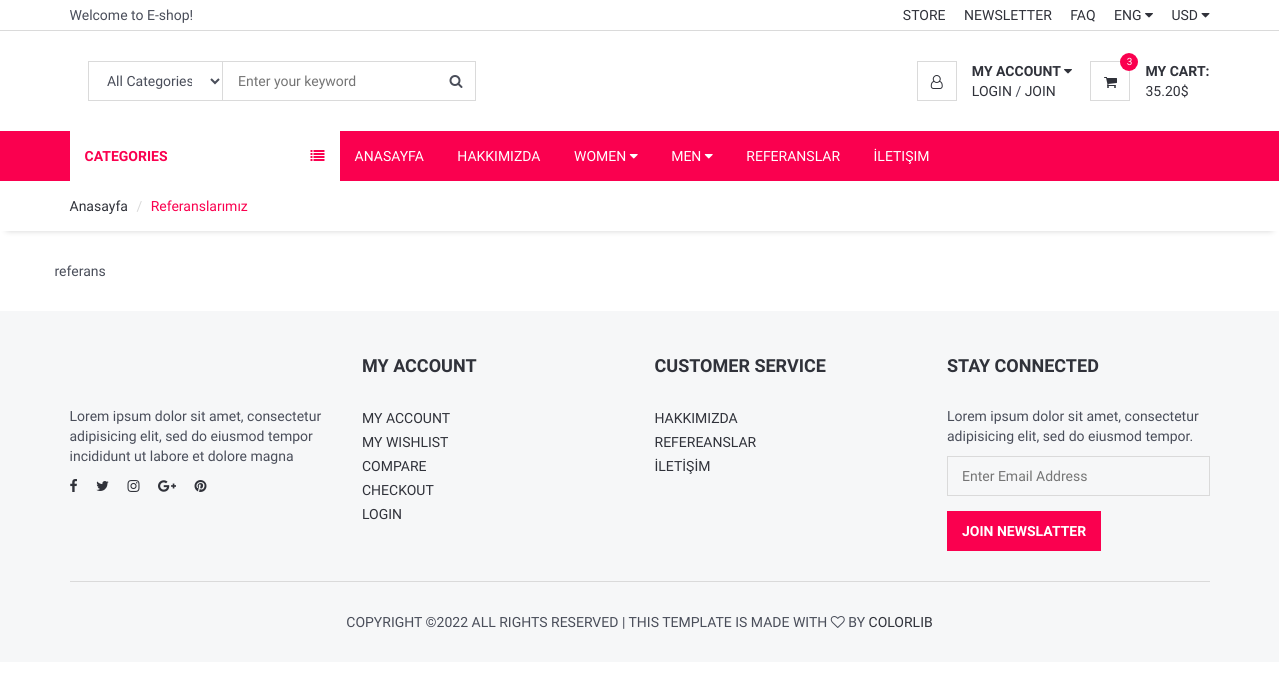
The page /referanslar/ on the database as committed earlier.
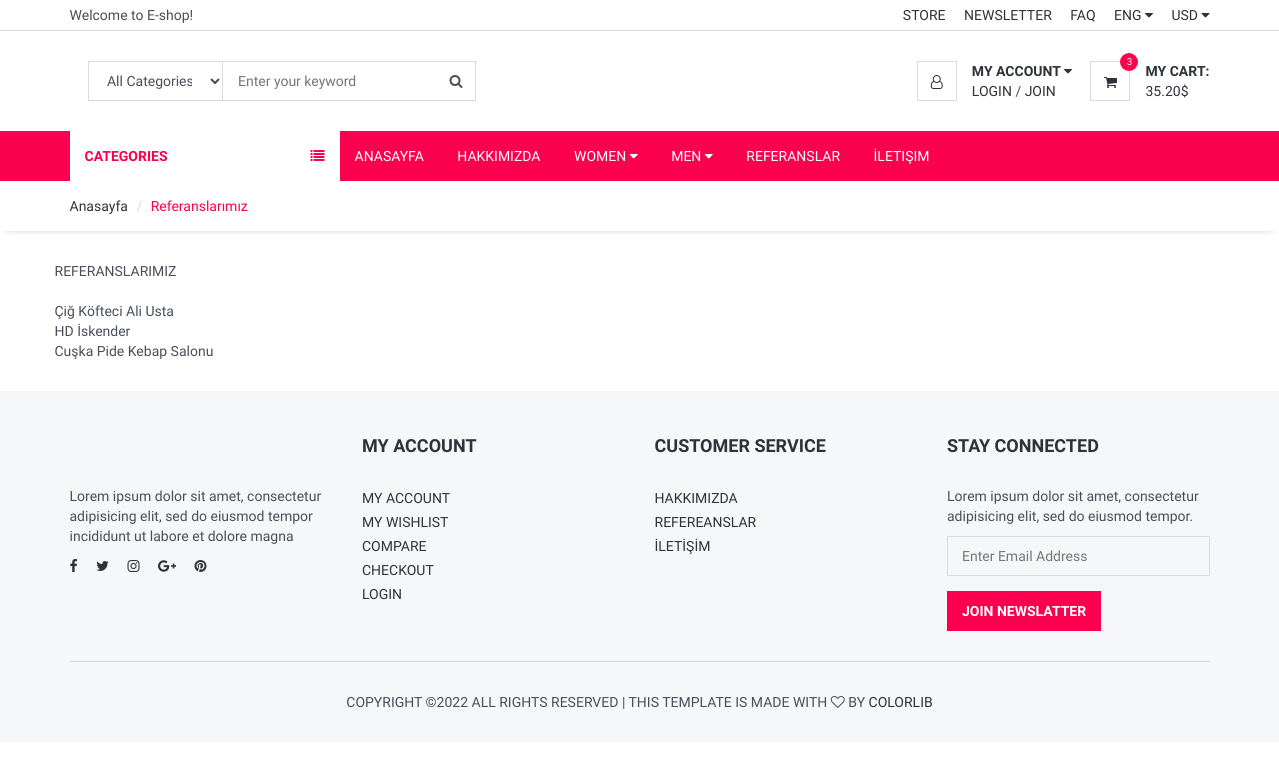
The same page on the database as committed later.
### home/models.py (models this page shows, shortened)
class Setting(models.Model):
    STATUS = (
        ('True', 'Evet'),
        ('False', 'Hayir'),
    )
    title = models.CharField(max_length=150)
    keywords = models.CharField(max_length=255)
    description = models.CharField(max_length=255)
    company = models.CharField(max_length=50)
    address = models.CharField(blank=True, max_length=100)
    phone = models.CharField(blank=True, max_length=15)
    fax = models.CharField(blank=True, max_length=15)
    email = models.CharField(blank=True, max_length=50)
    smtpserver = models.CharField(blank=True, max_length=20)
    smtpemail = models.CharField(blank=True, max_length=20)
    smtppassword = models.CharField(blank=True, max_length=10)
    smtpport = models.CharField(blank=True, max_length=5)
    icon = models.ImageField(blank=True, upload_to='images/')
    facebook = models.CharField(blank=True, max_length=50)
    instagram = models.CharField(blank=True, max_length=50)
    twitter = models.CharField(blank=True, max_length=50)
    aboutus = models.TextField(blank=True)
    contact = models.TextField(blank=True)
    references = models.TextField(blank=True)
    status = models.CharField(max_length=10, choices=STATUS)
    create_at = models.DateTimeField(auto_now_add=True)
    update_at = models.DateTimeField(auto_now=True)

### home/views.py (the view)
# urls.py: path('referanslar/', views.referanslar, name='referanslar'),
def referanslar(request):
    setting = Setting.objects.get(pk=1)
    context = {'setting': setting}
    return render(request, 'referanslarimiz.html', context)

### home/templates/referanslarimiz.html (shortened to what this page needs)
{% extends "homebase.html" %}
{% block sidebar %}
    {% include "sidebar.html" %}
{% endblock %}
{% block content %}
	<div id="breadcrumb">
		<div class="container">
			<ul class="breadcrumb">
				<li><a href="/">Anasayfa</a></li>
				<li class="active">Referanslarımız</li>
			</ul>
		</div>
	</div>
	<div class="section">
		<div class="container">
			<div class="row">
                {{ setting.references | safe }}
            </div>
		</div>
	</div>
{% endblock %}

### home/templates/homebase.html (shortened to what this page needs)
<!DOCTYPE html>
<html lang="en">
<head>
    {% load static %}
	<link type="text/css" rel="stylesheet" href="{% static 'css/bootstrap.min.css' %}" />
	<link type="text/css" rel="stylesheet" href="{%static 'css/slick.css' %}" />
	<link type="text/css" rel="stylesheet" href="{%static 'css/slick-theme.css' %}" />
	<link type="text/css" rel="stylesheet" href="{%static 'css/nouislider.min.css' %}" />
	<link rel="stylesheet" href="{%static 'css/font-awesome.min.css' %}" />
	<link type="text/css" rel="stylesheet" href="{%static 'css/style.css' %}" />
</head>
<body>
    {% include 'header.html' %}
    {% block sidebar %}  {% endblock %}
    {% block content %} {% endblock %}
    {% include 'footer.html' %}
</body>
</html>

### home/templates/header.html (shortened to what this page needs)
{% load static %}
	<header>
		<div id="top-header">
			<div class="container">
				<div class="pull-left">
					<span>Welcome to E-shop!</span>
				</div>
				<div class="pull-right">
					<ul class="header-top-links">
						<li><a href="#">Store</a></li>
						<li><a href="#">Newsletter</a></li>
						<li><a href="#">FAQ</a></li>
						<li class="dropdown default-dropdown">
							<a class="dropdown-toggle" data-toggle="dropdown" aria-expanded="true">ENG <i class="fa fa-caret-down"></i></a>
						</li>
						<li class="dropdown default-dropdown">
							<a class="dropdown-toggle" data-toggle="dropdown" aria-expanded="true">USD <i class="fa fa-caret-down"></i></a>
						</li>
					</ul>
				</div>
			</div>
		</div>
		<div id="header">
			<div class="container">
				<div class="pull-left">
					<div class="header-search">
						<form>
							<input class="input search-input" type="text" placeholder="Enter your keyword">
							<select class="input search-categories">
								<option value="0">All Categories</option>
							</select>
							<button class="search-btn"><i class="fa fa-search"></i></button>
						</form>
					</div>
				</div>
				<div class="pull-right">
					<ul class="header-btns">
						<li class="header-account dropdown default-dropdown">
							<div class="dropdown-toggle" role="button" data-toggle="dropdown" aria-expanded="true">
								<div class="header-btns-icon">
									<i class="fa fa-user-o"></i>
								</div>
								<strong class="text-uppercase">My Account <i class="fa fa-caret-down"></i></strong>
							</div>
							<a href="#" class="text-uppercase">Login</a> / <a href="#" class="text-uppercase">Join</a>
						</li>
						<li class="header-cart dropdown default-dropdown">
							<a class="dropdown-toggle" data-toggle="dropdown" aria-expanded="true">
								<div class="header-btns-icon">
									<i class="fa fa-shopping-cart"></i>
									<span class="qty">3</span>
								</div>
								<strong class="text-uppercase">My Cart:</strong>
								<br>
								<span>35.20$</span>
							</a>
						</li>
					</ul>
				</div>
			</div>
		</div>
	</header>

### home/templates/sidebar.html (shortened to what this page needs)
{% load static %}
	<div id="navigation">
		<div class="container">
			<div id="responsive-nav">
                <div class="category-nav show-on-click">
					<span class="category-header">Categories <i class="fa fa-list"></i></span>
				</div>
				<div class="menu-nav">
					<ul class="menu-list">
						<li><a href="/">Anasayfa</a></li>
						<li><a href="/hakkimizda">Hakkımızda</a></li>
						<li class="dropdown mega-dropdown"><a class="dropdown-toggle" data-toggle="dropdown" aria-expanded="true">Women <i class="fa fa-caret-down"></i></a>
						</li>
						<li class="dropdown mega-dropdown full-width"><a class="dropdown-toggle" data-toggle="dropdown" aria-expanded="true">Men <i class="fa fa-caret-down"></i></a>
						</li>
                        <li><a href="/referanslar">Referanslar</a></li>
						<li><a href="/iletisim">İletişim</a></li>
					</ul>
				</div>
			</div>
		</div>
	</div>

### home/templates/footer.html (shortened to what this page needs)
{% load static %}
	<footer id="footer" class="section section-grey">
		<div class="container">
			<div class="row">
				<div class="col-md-3 col-sm-6 col-xs-6">
					<div class="footer">
						<div class="footer-logo">
						</div>
						<p>Lorem ipsum dolor sit amet, consectetur adipisicing elit, sed do eiusmod tempor incididunt ut labore et dolore magna</p>
						<ul class="footer-social">
							<li><a href="#"><i class="fa fa-facebook"></i></a></li>
							<li><a href="#"><i class="fa fa-twitter"></i></a></li>
							<li><a href="#"><i class="fa fa-instagram"></i></a></li>
							<li><a href="#"><i class="fa fa-google-plus"></i></a></li>
							<li><a href="#"><i class="fa fa-pinterest"></i></a></li>
						</ul>
					</div>
				</div>
				<div class="col-md-3 col-sm-6 col-xs-6">
					<div class="footer">
						<h3 class="footer-header">My Account</h3>
						<ul class="list-links">
							<li><a href="#">My Account</a></li>
							<li><a href="#">My Wishlist</a></li>
							<li><a href="#">Compare</a></li>
							<li><a href="#">Checkout</a></li>
							<li><a href="#">Login</a></li>
						</ul>
					</div>
				</div>
				<div class="col-md-3 col-sm-6 col-xs-6">
					<div class="footer">
						<h3 class="footer-header">Customer Service</h3>
						<ul class="list-links">
							<li><a href="/hakkimizda">HAKKIMIZDA</a></li>
							<li><a href="/referanslar">REFEREANSLAR</a></li>
							<li><a href="/iletisim">İLETİŞİM</a></li>
						</ul>
					</div>
				</div>
				<div class="col-md-3 col-sm-6 col-xs-6">
					<div class="footer">
						<h3 class="footer-header">Stay Connected</h3>
						<p>Lorem ipsum dolor sit amet, consectetur adipisicing elit, sed do eiusmod tempor.</p>
						<form>
							<div class="form-group">
								<input class="input" placeholder="Enter Email Address">
							</div>
							<button class="primary-btn">Join Newslatter</button>
						</form>
					</div>
				</div>
			</div>
			<hr>
			<div class="row">
				<div class="col-md-8 col-md-offset-2 text-center">
					<div class="footer-copyright">
						Copyright &copy;<script>document.write(new Date().getFullYear());</script> All rights reserved | This template is made with <i class="fa fa-heart-o" aria-hidden="true"></i> by <a href="https://colorlib.com" target="_blank">Colorlib</a>
					</div>
				</div>
			</div>
		</div>
	</footer>

### home/static/css/style.css (style rules this page uses)
body { font-family: 'Hind', sans-serif; color: #4A4E5A; overflow-x: hidden; }
h1, h2, h3, h4, h5, h6 { color: #30323A; margin: 0 0 10px; font-weight: 700; }
a { color: #30323A; -webkit-transition: 0.3s color; transition: 0.3s color; }
strong { color: #30323A; }
ul, ol { margin: 0; padding: 0; list-style: none }
hr { margin-top: 15px; margin-bottom: 15px; border-color: #DADADA; }
.main-btn, .primary-btn { display: inline-block; padding: 10px 15px; text-transform: uppercase; font-weight: 700; border: none; -webkit-transition: 0.3s all; transition: 0.3s all; }
.primary-btn { color: #FFF; background-color: #fa004f; }
.input { width: 100%; height: 40px; padding: 0px 15px; border: none; background-color: transparent; -webkit-box-shadow: 0px 0px 0px 1px #DADADA inset, 0px 0px 0px 5px transparent; box-shadow: 0px 0px 0px 1px #DADADA inset, 0px 0px 0px 5px transparent; -webkit-transition: 0.3s all; transition: 0.3s all; }
.section { padding-top: 30px; padding-bottom: 30px; }
.section-grey { background: #F6F7F8; }
#breadcrumb { -webkit-box-shadow: 0px 6px 6px -6px rgba(0, 0, 0, 0.175); box-shadow: 0px 6px 6px -6px rgba(0, 0, 0, 0.175); }
.breadcrumb { background-color: transparent; border: none; border-radius: 0px; padding: 15px 0px; margin: 0; }
.breadcrumb>.active { color: #fa004f; }
.breadcrumb>li+li:before { color: #DADADA; }
#header { padding-top: 15px; padding-bottom: 15px; }
#top-header { padding-top: 5px; padding-bottom: 5px; border-bottom: 1px solid #DADADA; }
.header-top-links>li { display: inline-block; }
.header-top-links>li+li { margin-left: 15px; }
.header-top-links>li>a { cursor: pointer; text-transform: uppercase; }
.header-search { display: inline-block; padding: 15px 0px; max-width: 400px; }
.header-search>form { position: relative; }
.header-search>form .search-input { padding-left: 150px; padding-right: 45px; }
.header-search>form .search-categories { position: absolute; left: 0px; top: 0px; width: 135px; }
.header-search>form .search-btn { position: absolute; top: 0px; right: 0px; width: 40px; height: 40px; background-color: transparent; border: none; }
.header-btns>li { display: inline-block; vertical-align: top; padding: 15px 0px; }
.header-btns>li+li { margin-left: 15px; }
.header-btns>li .header-btns-icon { position: relative; float: left; margin-right: 15px; width: 40px; height: 40px; line-height: 40px; text-align: center; color: #30323A; background-color: #FFF; border: 1px solid #DADADA; }
.header-btns .dropdown-toggle { display: block; cursor: pointer; }
.header-cart .header-btns-icon .qty { position: absolute; right: -9px; top: -9px; width: 18px; height: 18px; line-height: 18px; text-align: center; font-size: 10px; background: #fa004f; color: #FFF; border-radius: 50%; }
#navigation { background-color: #fa004f; }
#navigation .container { position: relative; }
.category-nav { float: left; width: 270px; }
.category-nav .category-header { padding: 15px; display: block; text-transform: uppercase; background: #FFFF; color: #fa004f; font-weight: 700; }
.category-nav .category-header>i { float: right; line-height: 20px; }
.menu-nav .menu-list>li { display: inline-block; }
.menu-nav .menu-list>li>a { display: block; padding: 15px; color: #FFF; text-transform: uppercase; }
.dropdown.mega-dropdown.full-width { position: static !important; }
.footer { margin: 15px 0px; }
.footer .footer-header { font-size: 18px; text-transform: uppercase; margin-bottom: 30px; }
.footer-logo { margin-bottom: 30px; }
.footer-social>li { display: inline-block; margin-right: 15px; margin-bottom: 6px; }
.footer-social>li:last-child { margin-right: 0px; }
.footer-copyright { margin-top: 15px; text-transform: uppercase; font-size: 14px; }

Rows that differ between the two databases and show on the page:
changed Setting: references "referans" → "REFERANSLARIMIZ Çiğ Köfteci Ali Usta HD İskender Cuşka Pide Kebap Salonu"
